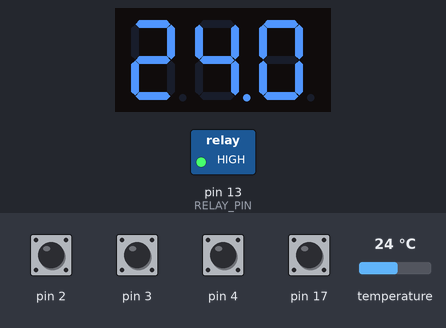
Recording of a sketch running on a simulated Arduino Uno, built with avr-gcc and run on an emulated ATmega328P. On the bench: 3-digit seven-segment display, switched loads named in the sketch (green lamp = pin HIGH). The test bench sets the inputs (shaded band); at power-on: pin 2–4, pin 17 HIGH, temperature 24 °C. EEPROM starts erased; what the sketch prints to the serial monitor is not drawn.

Above: at 3.6 s.
3.7 s: pin 2 pulled LOW for 1 s
At 4.6 s:
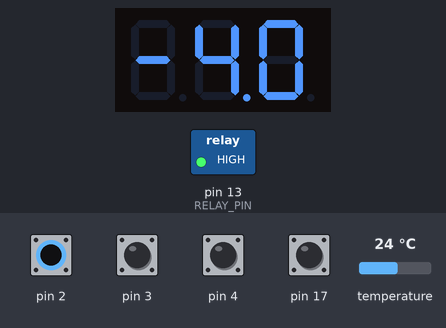
6.2 s: pin 4 pulled LOW for 1 s
At 8.1 s:
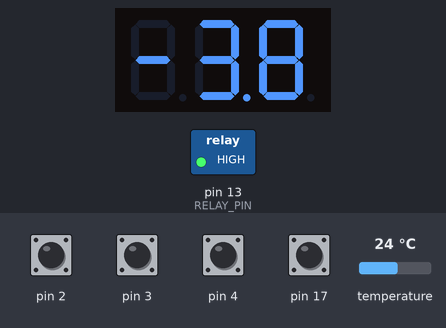
11.2 s: pin 4 pulled LOW for 1 s
At 11.69 s:
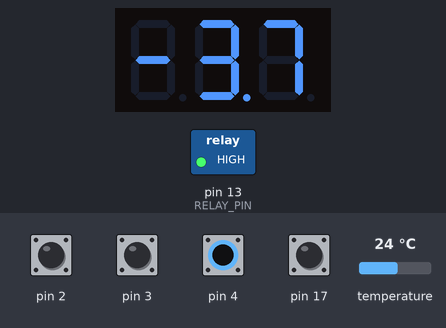
13.7 s: pin 3 pulled LOW for 1 s
At 14.7 s:
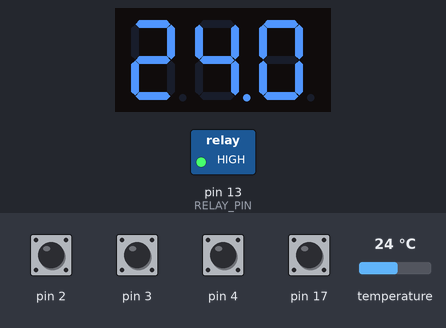
16.2 s: temperature set to 12 °C
At 18.7 s:
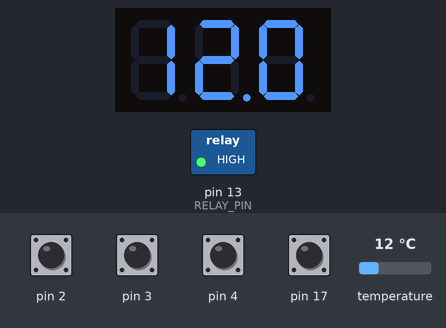
Timing chart, 0 to 20.2 s (numbered marks = the images above; inputs shaded):
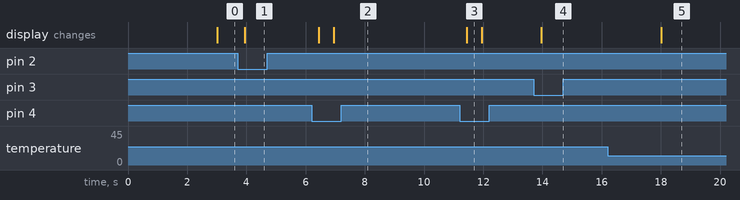

Measured:
- after the input at 3.7 s, the display: changes after 0.25 s (image 1)
- after the input at 6.2 s, the display: first changes after 0.25 s (image 2 shows a later state)
- after the input at 11.2 s, the display: changes after 0.25 s (image 3)
- after the input at 13.7 s, the display: changes after 0.25 s (image 4)
- after the input at 16.2 s, the display: changes after 1.8 s (image 5)
- what the display in image 3 shows lasts 0.4 s, from 11.5 s to 11.9 s

The sketch:

Dryer.ino
```cpp
#include "SevSeg.h"
#include <OneWire.h>
#include <DS18B20.h>
#include <ButtonDebounce.h>
#include <EEPROM.h>

#define ONE_WIRE_BUS 14
#define GET_PERIOD 3000
#define INC_PERIOD 500
#define BLNK_PERIOD 1000
#define TEMP_MIDDLE 215

#define TEMP_MODE       0
#define TEMP_ALARM_MODE 1
#define TOP_LEVEL_MODE  2
#define BOT_LEVEL_MODE  3
#define RELAY_PIN       13

OneWire oneWire(ONE_WIRE_BUS);
DS18B20 sensor(&oneWire);

int temp=0;
byte topTempTreshhold=5;
byte botTempTreshhold=5;
unsigned int menuMode=0;
unsigned long incTimer;
bool alarmFlag=false;
SevSeg sevseg; //Instantiate a seven segment controller object

ButtonDebounce buttonL(2, 250);
ButtonDebounce buttonC(3, 250);
ButtonDebounce buttonR(4, 250);
ButtonDebounce buttonA(17, 250);


bool checkIncPromt(void)
{
  if (millis() - incTimer >= INC_PERIOD)
  {
    //Serial.println(millis() - incTimer);
    incTimer = millis();
    /*
    Serial.print("topTempTreshhold ");
    Serial.print(topTempTreshhold+TEMP_MIDDLE);
    Serial.print("   botTempTreshhold ");
    Serial.println(TEMP_MIDDLE-botTempTreshhold);*/
    return 1;
  }
 return 0;
}

void buttonLChanged(int state)
{
  //Serial.println("L Changed: " + String(state));
  if (((menuMode==TEMP_MODE)||(menuMode==TEMP_ALARM_MODE))&&(state==0))
  {
    menuMode=BOT_LEVEL_MODE;
  }
  if ((menuMode==BOT_LEVEL_MODE)&&(state==0))
  {
    if ((botTempTreshhold<255)&&(checkIncPromt()==1))
    {
      botTempTreshhold++;
    }
  }
  if ((menuMode==TOP_LEVEL_MODE)&&(state==0))
  {
    if ((topTempTreshhold>10)&&(checkIncPromt()==1))
    {
      topTempTreshhold--;
    }
  }
}
void buttonCChanged(int state)
{
  //Serial.println("C Changed: " + String(state));
  if (menuMode!=TEMP_MODE)
  {
    EEPROM.write(0, botTempTreshhold);
    EEPROM.write(1, topTempTreshhold);
  }
  menuMode=TEMP_MODE;
}
void buttonRChanged(int state)
{
  //Serial.println("R Changed: " + String(state));
  if (((menuMode==TEMP_MODE)||(menuMode==TEMP_ALARM_MODE))&&(state==0))
  {
    menuMode=TOP_LEVEL_MODE;
  }
  if ((menuMode==BOT_LEVEL_MODE)&&(state==0))
  {
    if ((botTempTreshhold>10)&&(checkIncPromt()==1))
    {
      botTempTreshhold--;
    }
  }
  if ((menuMode==TOP_LEVEL_MODE)&&(state==0))
  {
    if ((topTempTreshhold<255)&&(checkIncPromt()==1))
    {
      topTempTreshhold++;
    }
  }
}

void setup()
{
  byte numDigits = 3;
  byte digitPins[] = {12, 11, 10};
  byte segmentPins[] = {A2, A5, 8, 6, 5, A1, 9, 7};
  bool resistorsOnSegments = true; // 'false' means resistors are on digit pins
  byte hardwareConfig = NP_COMMON_CATHODE; // See README.md for options
  bool updateWithDelays = false; // Default 'false' is Recommended
  bool leadingZeros = false; // Use 'true' if you'd like to keep the leading zeros
  bool disableDecPoint = false; // Use 'true' if your decimal point doesn't exist or isn't connected


  sevseg.begin(hardwareConfig, numDigits, digitPins, segmentPins, resistorsOnSegments,
  updateWithDelays, leadingZeros, disableDecPoint);
  sevseg.setBrightness(100);

  pinMode(RELAY_PIN, OUTPUT);
  digitalWrite(RELAY_PIN, HIGH);

  Serial.begin(115200);
  Serial.println(__FILE__);

  sensor.begin();
  sensor.requestTemperatures();
  incTimer = millis();
  botTempTreshhold = EEPROM.read(0);
  topTempTreshhold = EEPROM.read(1);
  Serial.print("topTempTreshhold ");
  Serial.print(topTempTreshhold+TEMP_MIDDLE);
  Serial.print("   botTempTreshhold ");
  Serial.println(TEMP_MIDDLE-botTempTreshhold);
  /*
  buttonL.setCallback(buttonLChanged);
  buttonC.setCallback(buttonCChanged);
  buttonR.setCallback(buttonRChanged);
  */
}

void loop()
{
  static unsigned long getTimer = millis();
  static unsigned long blinkTimer = millis();
  buttonL.update();
  buttonC.update();
  buttonR.update();
  buttonA.update();
  if(buttonL.state() == LOW)
  {
    buttonLChanged(0);
  }

  if(buttonC.state() == LOW)
  {
    buttonCChanged(0);
  }

  if(buttonR.state() == LOW)
  {
    buttonRChanged(0);
  }
   if(buttonA.state() == LOW)
  {
    digitalWrite(RELAY_PIN, HIGH);
    Serial.println("Alarm OFF Button");
  }
  switch(menuMode)
  {
    case TEMP_MODE:
         sevseg.setNumber(temp, 1);
         if(alarmFlag==true)
         {
          alarmFlag=false;
          digitalWrite(RELAY_PIN, HIGH);
          Serial.println("Alarm OFF return in range");
         }
    break;

    case TEMP_ALARM_MODE:
        if((digitalRead(RELAY_PIN)==HIGH)&&(alarmFlag==false))
        {
          alarmFlag=true;
          digitalWrite(RELAY_PIN, LOW);
          Serial.println("Alarm ON");
        }
        if (millis() - blinkTimer >= BLNK_PERIOD)
        {
          sevseg.setNumber(temp, 1);
        }
        else
        {
          sevseg.blank();
        }
        if (millis() - blinkTimer >= BLNK_PERIOD*2)
        {
         blinkTimer += BLNK_PERIOD*2;
        }
        if (sensor.isConversionComplete());
        {
          /*Serial.print("temp: ");
          Serial.println(sensor.gettempC());*/
          temp=(int)sensor.getTempC()*10;
          //sevseg.setNumber(temp, 1);
          sensor.requestTemperatures();
        }
    break;

    case TOP_LEVEL_MODE:
        sevseg.setNumber(TEMP_MIDDLE+topTempTreshhold, 1);
    break;

    case BOT_LEVEL_MODE:
        sevseg.setNumber(TEMP_MIDDLE-botTempTreshhold, 1);
    break;

    default  :
    break;
  }
  if (millis() - getTimer >= GET_PERIOD)
  {
  getTimer += GET_PERIOD;
    if (sensor.isConversionComplete());
    {
      /*Serial.print("temp: ");
      Serial.println(sensor.gettempC());*/
      temp=(int)sensor.getTempC()*10;
      if ((menuMode==TEMP_MODE)&&((temp>topTempTreshhold+TEMP_MIDDLE)||(temp<TEMP_MIDDLE-botTempTreshhold)))
      {
        menuMode=TEMP_ALARM_MODE;
      }
      else if ((menuMode==TEMP_ALARM_MODE)&&((temp<topTempTreshhold+TEMP_MIDDLE)&&(temp>TEMP_MIDDLE-botTempTreshhold)))
      {
        menuMode=TEMP_MODE;
      }
      //sevseg.setNumber(temp, 1);
      sensor.requestTemperatures();
    }
  }
  sevseg.refreshDisplay();
}
```
